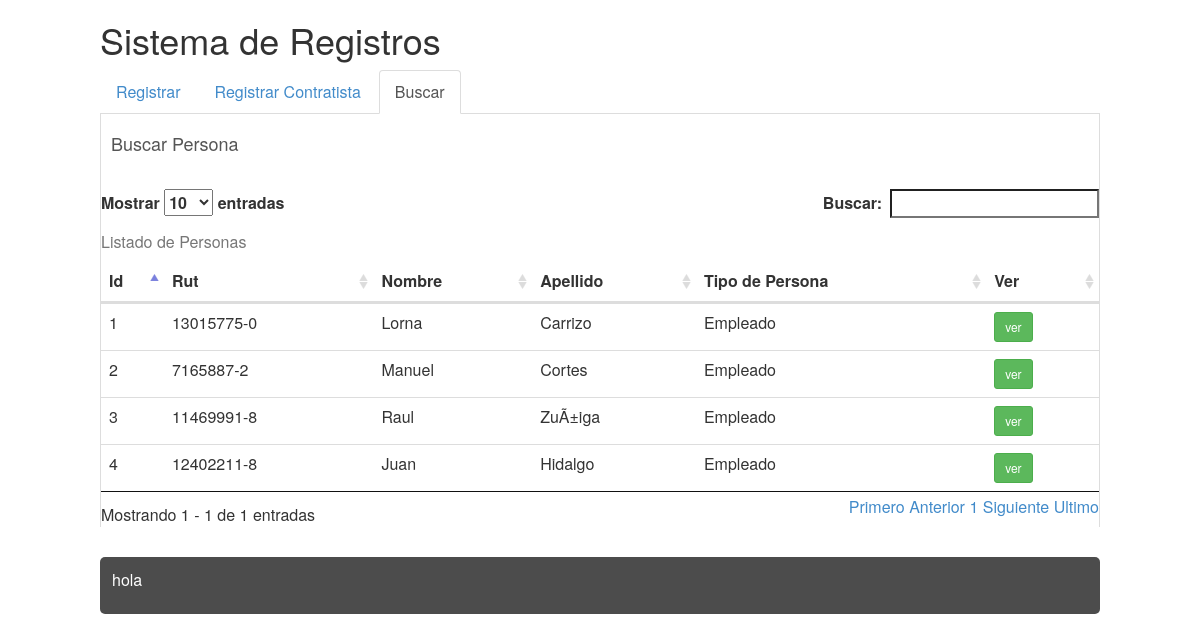
Page /administrador/buscar.php on the earlier database version.
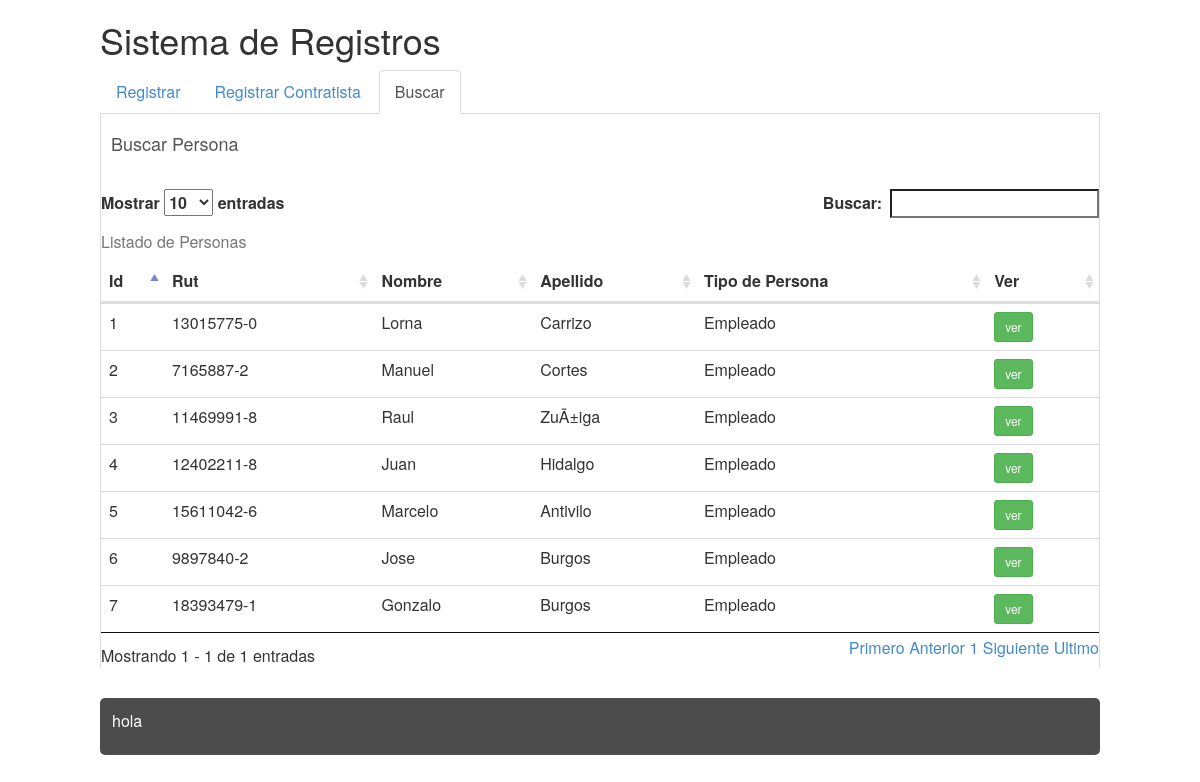
Same page on the later database version.
### tables this page shows
CREATE TABLE `persona` (
`id` int(255) NOT NULL,
  `rut_persona` varchar(10) NOT NULL,
  `nombre` varchar(50) NOT NULL,
  `apellido` varchar(50) NOT NULL,
  `fecha_nac` date NOT NULL,
  `tipo_persona` varchar(50) NOT NULL
);

### administrador/buscar.php (the view, shortened to what this page needs)
<!DOCTYPE html>
<html lang="en">
<head>
	<link rel="stylesheet" href="../css/normalize.css">
	<link rel="stylesheet" href="../css/jquery.dataTables.css">
	<link rel="stylesheet" href="../css/bootstrap.css">
	<link rel="stylesheet" href="../css/estilo.css">
</head>
<body>
	<div id="mainWrapper">
		<header>
			<h1>Sistema de Registros</h1>
		</header>
		<nav>
			<ul class="nav nav-tabs">
				<li>
					<a href="index.php">Registrar</a>
				</li>
				<li><a href="#">Registrar Contratista</a></li>
				<li class="active"><a href="#">Buscar</a></li>
			</ul>
		</nav>
		<header id="titleContent"><h4>Buscar Persona</h4></header>
		<section>
			<article id="aSearch">
			<?php
				$strConsulta = "SELECT rut_persona, nombre, apellido, tipo_persona from persona";
				$buscar = mysql_query($strConsulta);
				$numfilas = mysql_num_rows($buscar);
				echo '<table id="tSearch" class="table table-hover" cellspacing="1"> ';
				echo '<caption>Listado de Personas</caption>';
				echo '<thead>
						<tr>
							<th>Id</th>
							<th>Rut</th>
							<th>Nombre</th>
							<th>Apellido</th>
							<th>Tipo de Persona</th>
							<th>Ver</td>
						</tr>
					</thead>';
				for ($i=0; $i<$numfilas; $i++)
				{
					$fila = mysql_fetch_array($buscar);
					$numlista = $i + 1;
					echo '<tbody>';
					echo '<tr><td>'.$numlista.'</td>';
					echo '<td>'.$fila['rut_persona'].'</td>';
			        echo '<td>'.$fila['nombre'].'</td>';
			        echo '<td>'.$fila['apellido'].'</td>';
			        echo '<td>'.$fila['tipo_persona'].'</td>';
					echo '<td><a class="btn btn-success btn-sm" href="reporte_historial.php?rut_persona='.$fila['rut_persona'].'">ver</a></td></tr>';
				}
				echo '</tbody>';
				echo "</table>";
			?>
			</article>
		</section>
	</div>
	<footer>
		<p>
			hola
		</p>
	</footer>
</body>
</html>

### css/estilo.css (style rules this page uses)
body { font-size: 16px; }
#mainWrapper { border-radius: 5px; margin: 0 auto; margin-top: 10px; max-width: 1000px; }
#titleContent { background: #fff; color: #555; padding: 10px; border: 1px solid #ddd; border-top: none; border-bottom: none; }
section { border: 1px solid #ddd; border-top: none; border-bottom: none; }
section article { padding-top: 15px; }
#aSearch table tr { cursor: pointer; }
footer { background: rgba(0,0,0,0.7); border-radius: 5px; color: white; margin: 0 auto; max-width: 1000px; padding: 12px; }

Differences in the rows shown:
added persona: numlista "5", rut_persona "15611042-6", nombre "Marcelo", apellido "Antivilo", tipo_persona "Empleado"
added persona: numlista "6", rut_persona "9897840-2", nombre "Jose", apellido "Burgos", tipo_persona "Empleado"
added persona: numlista "7", rut_persona "18393479-1", nombre "Gonzalo", apellido "Burgos", tipo_persona "Empleado"
